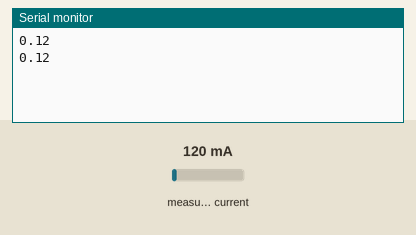
This sketch was run on a simulated Arduino Uno, built with avr-gcc and run on an emulated ATmega328P. On the bench: the last lines printed to the serial monitor. The test bench sets the inputs (shaded band); at power-on: measured current 120 mA.

Above: at 2.1 s.
2.2 s: measured current set to 40 mA
At 3.5 s:
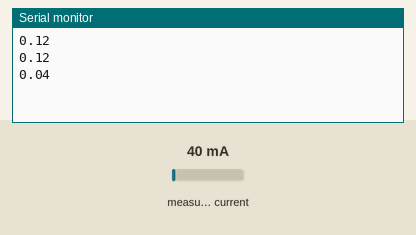
3.8 s: measured current set to 500 mA
At 3.8 s:
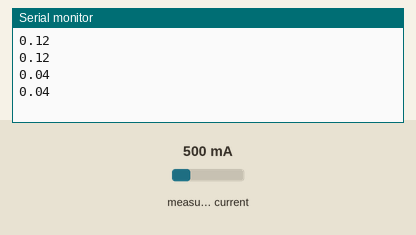
Timing chart, 0 to 6.8 s (numbered marks = the images above; inputs shaded):
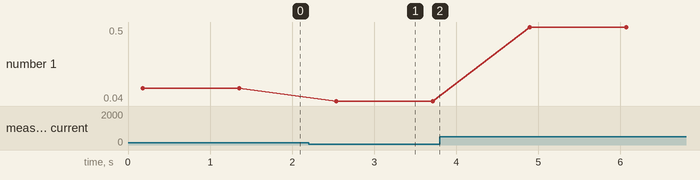

The sketch:

nt_hacktest_one.ino
```cpp
// (licence header left out)
#include "EmonLib.h"                   // Include Emon Library:  https://github.com/openenergymonitor/EmonLib
EnergyMonitor ct1;                     // Create an instance

void setup()
{
  Serial.begin(9600);
  //ct1.currentTX(1, 111.1);             // CT channel (see emontx PCB), calibration (2000 turns / 18 Ohm burden resistor = 111.1)
}

void loop()
{
  double Irms = ct1.calcIrms(1480);    // Calculate RMS current (1480: no. of samples)
  Serial.println(Irms);           // Print to serial Irms

 // Print power
//  Serial.print("ct1.realPower: ");
//  Serial.print(ct1.realPower);

//  Serial.print(" ct1.apparentPower: ");
//  Serial.print(ct1.apparentPower);

//  Serial.print(" ct1.powerFactor: ");
//  Serial.print(ct1.powerFactor);

//  Serial.print(" Irms: ");
//  Serial.print(ct1.Irms);

//  Serial.print(" Vrms: ");
//  Serial.print(ct1.Vrms);
//  Serial.println();


delay(1000);


}
```

Measured:
- after the input at 2.2 s, the serial monitor: prints a new line after 0.34 s (image 1)
- plotted number 1: 0.12 → 0.04 after the input at 2.2 s, 0.04 → 0.5 after the input at 3.8 s
